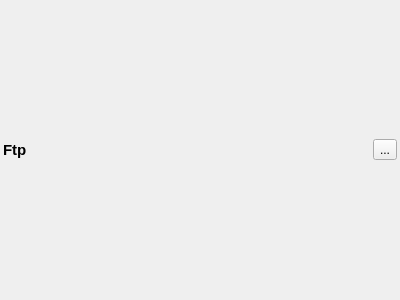
<?xml version="1.0" encoding="UTF-8"?>
<ui version="4.0">
 <class>QWoVncFtpWidget</class>
 <widget class="QWidget" name="QWoVncFtpWidget">
  <property name="geometry">
   <rect>
    <x>0</x>
    <y>0</y>
    <width>400</width>
    <height>300</height>
   </rect>
  </property>
  <property name="windowTitle">
   <string>Form</string>
  </property>
  <layout class="QVBoxLayout" name="verticalLayout">
   <property name="spacing">
    <number>3</number>
   </property>
   <property name="leftMargin">
    <number>3</number>
   </property>
   <property name="topMargin">
    <number>3</number>
   </property>
   <property name="rightMargin">
    <number>3</number>
   </property>
   <property name="bottomMargin">
    <number>3</number>
   </property>
   <item>
    <layout class="QHBoxLayout" name="horizontalLayout">
     <item>
      <widget class="QLabel" name="label">
       <property name="font">
        <font>
         <pointsize>11</pointsize>
         <weight>75</weight>
         <bold>true</bold>
        </font>
       </property>
       <property name="text">
        <string>Ftp</string>
       </property>
      </widget>
     </item>
     <item>
      <spacer name="horizontalSpacer">
       <property name="orientation">
        <enum>Qt::Horizontal</enum>
       </property>
       <property name="sizeHint" stdset="0">
        <size>
         <width>40</width>
         <height>20</height>
        </size>
       </property>
      </spacer>
     </item>
     <item>
      <widget class="QToolButton" name="btnClose">
       <property name="text">
        <string>...</string>
       </property>
       <property name="icon">
        <iconset resource="woterm.qrc">
         <normaloff>:/woterm/resource/skin/close.png</normaloff>:/woterm/resource/skin/close.png</iconset>
       </property>
       <property name="iconSize">
        <size>
         <width>16</width>
         <height>16</height>
        </size>
       </property>
      </widget>
     </item>
    </layout>
   </item>
  </layout>
 </widget>
 <resources>
  <include location="woterm.qrc"/>
 </resources>
 <connections/>
</ui>
